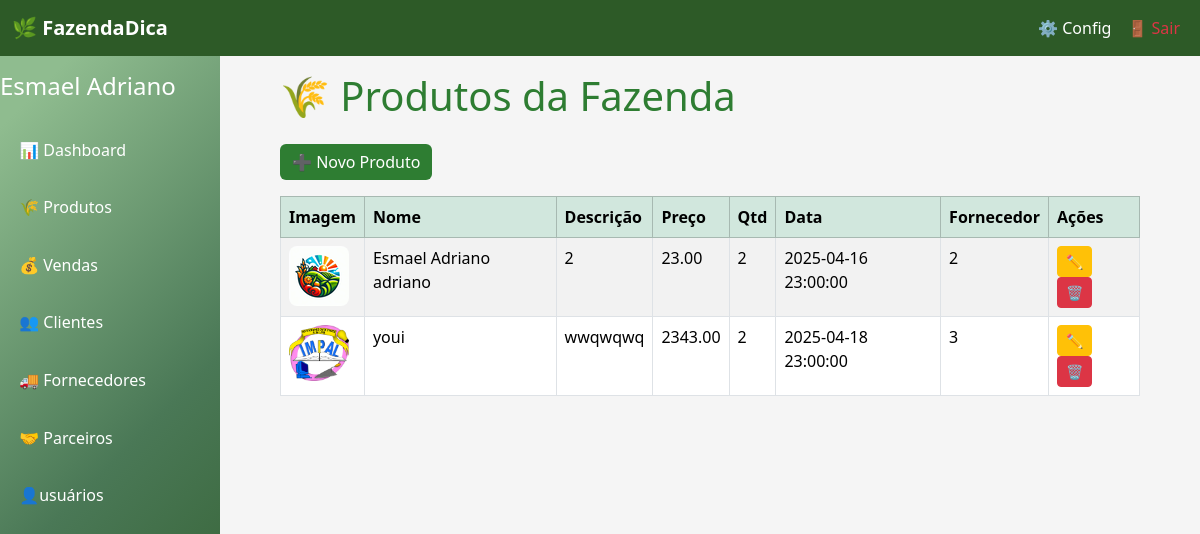
The app's page /painel/admin/produtos.php (signed in), older data.
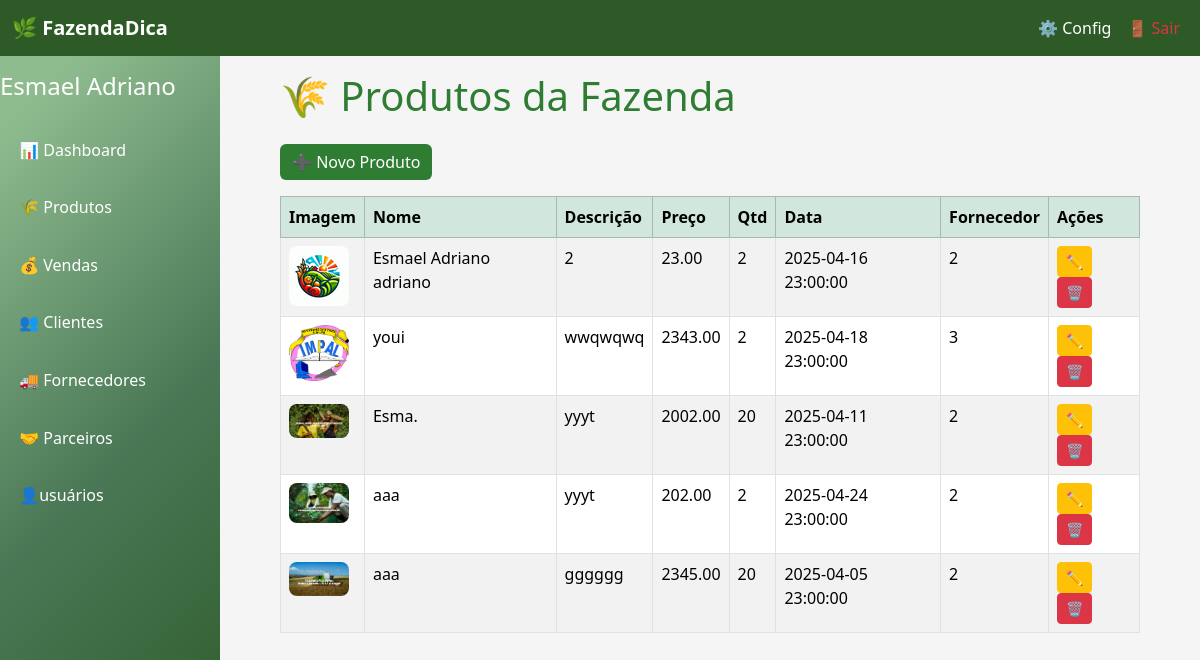
The same page, newer data.
### tables this page shows
CREATE TABLE `usuarios` (
  `id` int(11) NOT NULL,
  `nome` varchar(255) DEFAULT NULL,
  `email` varchar(255) DEFAULT NULL,
  `senha` varchar(255) DEFAULT NULL,
  `role` enum('admin','gerente','usuario') DEFAULT 'usuario',
  `data_criacao` timestamp NOT NULL DEFAULT current_timestamp()
);

CREATE TABLE `produtos` (
  `id` int(11) NOT NULL,
  `nome` varchar(255) NOT NULL,
  `img` varchar(255) NOT NULL,
  `descricao` text DEFAULT NULL,
  `preco` decimal(10,2) NOT NULL,
  `quantidade` int(11) NOT NULL,
  `data_criacao` timestamp NOT NULL DEFAULT current_timestamp(),
  `id_fornecedor` int(11) DEFAULT NULL
);

### painel/admin/produtos.php (the view, shortened to what this page needs)
<?php
include_once('C:\xampp\htdocs\BLFazenda\conf\conexao.php');
function renderTabela($conn)
{
    $html = '';
    $res = mysqli_query($conn, "SELECT * FROM produtos");
    while ($p = mysqli_fetch_assoc($res)) {
        $html .= "<tr>
            <td><img src='{$p['img']}' width='60'></td>
            <td>{$p['nome']}</td>
            <td>{$p['descricao']}</td>
            <td>{$p['preco']}</td>
            <td>{$p['quantidade']}</td>
            <td>{$p['data_criacao']}</td>
            <td>{$p['id_fornecedor']}</td>
            <td>
                <button class='btn btn-warning btn-sm editar' data-id='{$p['id']}'>✏️</button>
                <button class='btn btn-danger btn-sm deletar' data-id='{$p['id']}'>🗑️</button>
            </td>
        </tr>";
    }
    return $html;
}
?>
<!DOCTYPE html>
<html lang="pt">
<head>
    <link href="https://cdn.jsdelivr.net/npm/bootstrap@5.3.3/dist/css/bootstrap.min.css" rel="stylesheet">
</head>
<body class="p-4">
<?php include_once('navbar.php'); ?>
    <div class="main-content p-4 mt-4">
    <div class="container">
        <h1 class="mb-4">🌾 Produtos da Fazenda</h1>
        <button class="btn btn-primary mb-3" data-bs-toggle="modal" data-bs-target="#modalProduto" id="novoBtn">➕ Novo Produto</button>
        <table class="table table-bordered table-striped">
            <thead class="table-success">
                <tr>
                    <th>Imagem</th><th>Nome</th><th>Descrição</th><th>Preço</th>
                    <th>Qtd</th><th>Data</th><th>Fornecedor</th><th>Ações</th>
                </tr>
            </thead>
            <tbody id="lista-produtos">
                <?= renderTabela($conn) ?>
            </tbody>
        </table>
    </div>
</body>
</html>

### painel/admin/navbar.php (shortened to what this page needs)
<?php
include_once('C:\xampp\htdocs\BLFazenda\conf\conexao.php');
$usuario_id = $_SESSION['usuario_id'];
$sql_usuario = "SELECT nome FROM usuarios WHERE id = $usuario_id";
$res_usuario = mysqli_query($conn, $sql_usuario);
$usuario = mysqli_fetch_assoc($res_usuario);
$nome_usuario = $usuario['nome'];
?>
<nav class="navbar navbar-expand-lg navbar-custom fixed-top">
  <div class="container-fluid">
    <a class="navbar-brand fw-bold" href="#">🌿 FazendaDica</a>
    <div class="collapse navbar-collapse justify-content-end" id="menuTopo">
      <ul class="navbar-nav mb-2 mb-lg-0">
        <li class="nav-item"><a class="nav-link" href="#">⚙️ Config</a></li>
        <li class="nav-item"><a class="nav-link text-danger" href="http://localhost/BLFazenda/login/exit.php">🚪 Sair</a></li>
      </ul>
    </div>
  </div>
</nav>
<div class="sidebar">
  <h4 class="mb-4"><?php echo $nome_usuario; ?></h2>
  <ul class="nav flex-column">
    <li class="nav-item mb-2"><a class="nav-link text-white" href="./index.php">📊 Dashboard</a></li>
    <li class="nav-item mb-2"><a class="nav-link text-white" href="produtos.php">🌾 Produtos</a></li>
    <li class="nav-item mb-2"><a class="nav-link text-white" href="vendas.php">💰 Vendas</a></li>
    <li class="nav-item mb-2"><a class="nav-link text-white" href="clientes.php">👥 Clientes</a></li>
    <li class="nav-item mb-2"><a class="nav-link text-white" href="fornecedores.php">🚚 Fornecedores</a></li>
    <li class="nav-item mb-2"><a class="nav-link text-white" href="parceiros.php">🤝 Parceiros</a></li>
    <li class="nav-item mb-2"><a class="nav-link text-white" href="usuario.php">👤usuários </a></li>
  </ul>
</div>

### painel/admin/produtos.php (style rules this page uses)
body { background: #f4fff4; }
.btn-primary { background-color: #2e7d32; border: none; }
h1 { color: #2e7d32; }
table img { border-radius: 8px; }

### painel/admin/navbar.php (style rules this page uses)
:root { --forest-green: #2D5A27; --leaf-green: #4A7856; --grass-light: #8FBC8F; --gradiente-azul: linear-gradient(135deg, #8FBC8F 7%, #4A7856, #2D5A27 95%); }
body { font-family: 'Segoe UI', sans-serif; background-color: #f5f5f5; margin: 0; padding: 0; }
.navbar-custom { background-color: var(--forest-green); color: #fff; }
.navbar-custom .navbar-brand, .navbar-custom .nav-link { color: #fff; }
.sidebar { width: 220px; height: 100vh; position: fixed; top: 56px; left: 0; background: var(--gradiente-azul); padding-top: 1rem; color: #fff; }
.sidebar a { color: #fff; display: block; padding: 0.8rem 1.2rem; text-decoration: none; }
.main-content { margin-left: 220px; transition: all 0.3s ease; }

Row changes from the older to the newer data that the page shows:
added produtos: img (picture), nome "Esma.", descricao "yyyt", preco "2002.00", quantidade "20", data_criacao "2025-04-11 23:00:00", id_fornecedor "2"
added produtos: img (picture), nome "aaa", descricao "yyyt", preco "202.00", quantidade "2", data_criacao "2025-04-24 23:00:00", id_fornecedor "2"
added produtos: img (picture), nome "aaa", descricao "gggggg", preco "2345.00", quantidade "20", data_criacao "2025-04-05 23:00:00", id_fornecedor "2"
